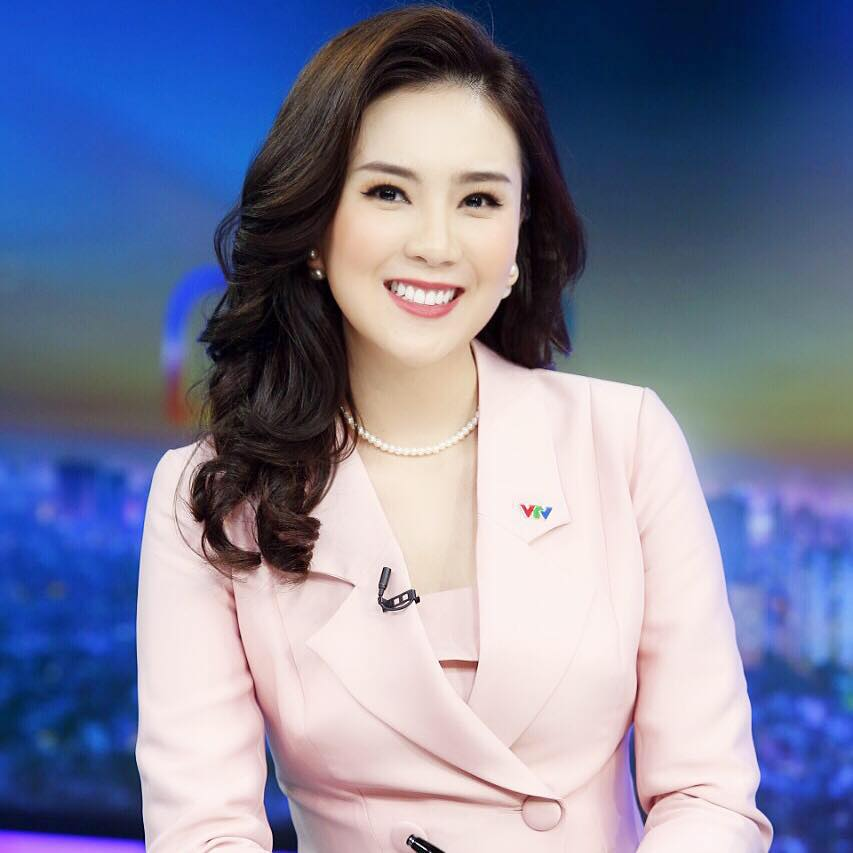
#> input picture Basic/Module_1_CV_Basic/mai-ngoc.jpg, 853 x 853 px
$ python 1.2_getting_and_setting.py --image mai-ngoc.jpg
#> lines starting #> are read from the running program, lines starting #| are printed output that depends on the picture; after the words box and inside, x2 and y2 are one past the last pixel; in counts of white or black regions, pixels touching at a corner belong together
# USAGE
# python getting_and_setting.py --image mai-ngoc.jpg

# import the necessary packages
import argparse
import cv2

# construct the argument parser and parse the arguments
ap = argparse.ArgumentParser()
ap.add_argument("-i", "--image", required=True, help="Path to the image")
args = vars(ap.parse_args())

# load the image, grab its dimensions, and show it
image = cv2.imread(args["image"])
#> image is the input picture: shape (853, 853, 3); mean B, G, R 156.1, 129.3, 124.9
(h, w) = image.shape[:2]
#> h = 853; w = 853
cv2.imshow("Original", image)

# images are just NumPy arrays. The top-left pixel can be found at (0, 0)
(b, g, r) = image[0, 0]
#> b = 204; g = 75; r = 18
print("Pixel at (0, 0) - Red: {r}, Green: {g}, Blue: {b}".format(r=r, g=g, b=b))
#| Pixel at (0, 0) - Red: 18, Green: 75, Blue: 204

# now, let's change the value of the pixel at (0, 0) and make it red
image[0, 0] = (0, 0, 255)
#> image: shape (853, 853, 3); under 0.01% of pixels changed, all inside (x1, y1, x2, y2) = (0, 0, 1, 1)
(b, g, r) = image[0, 0]
#> b = 0; g = 0; r = 255
print("Pixel at (0, 0) - Red: {r}, Green: {g}, Blue: {b}".format(r=r, g=g, b=b))
#| Pixel at (0, 0) - Red: 255, Green: 0, Blue: 0

# compute the center of the image, which is simply the width and height
# divided by two
(cX, cY) = (w // 2, h // 2)
#> cX = 426; cY = 426

# since we are using NumPy arrays, we can apply slicing and grab large chunks
# of the image -- let's grab the top-left corner
tl = image[0:cY, 0:cX]
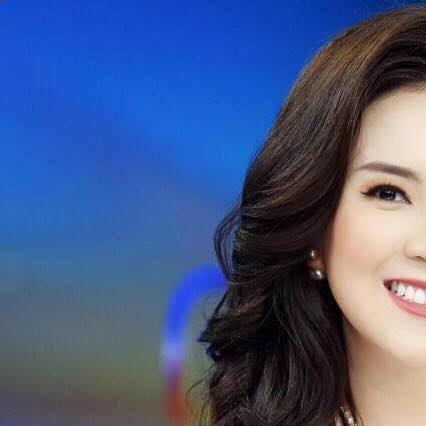
#> tl: shape (426, 426, 3); mean B, G, R 132, 89.4, 70.7
cv2.imshow("Top-Left Corner", tl)

# in a similar fashion, let's grab the top-right, bottom-right, and bottom-left
# corners and dispaly them
tr = image[0:cY, cX:w]
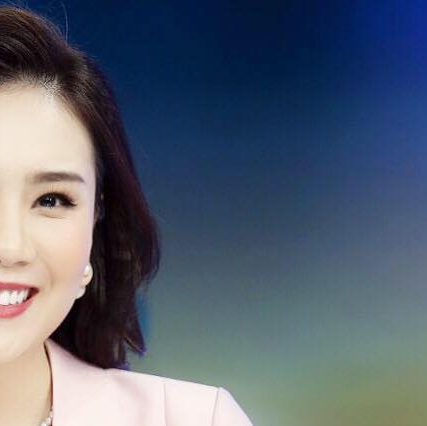
#> tr: shape (426, 427, 3); mean B, G, R 111.1, 96, 85.6
br = image[cY:h, cX:w]
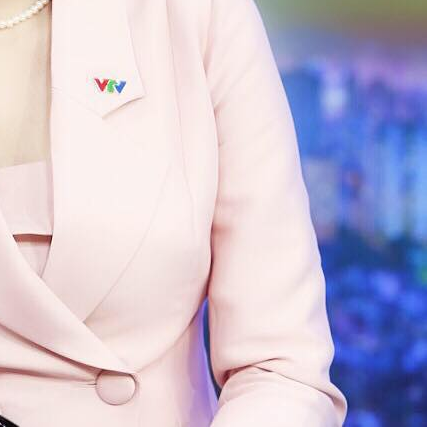
#> br: shape (427, 427, 3); mean B, G, R 210.1, 189.7, 197.5
bl = image[cY:h, 0:cX]
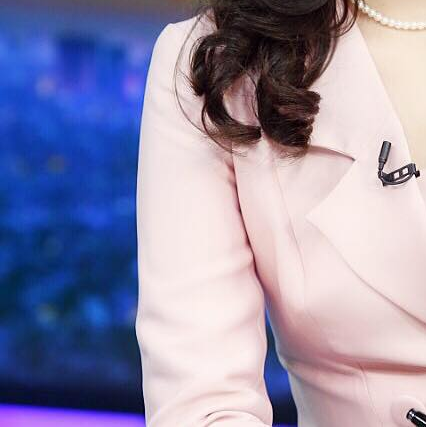
#> bl: shape (427, 426, 3); mean B, G, R 171, 141.9, 145.5
cv2.imshow("Top-Right Corner", tr)
cv2.imshow("Bottom-Right Corner", br)
cv2.imshow("Bottom-Left Corner", bl)

# now let's make the top-left corner of the original image green
image[0:cY, 0:cX] = (0, 255, 0)
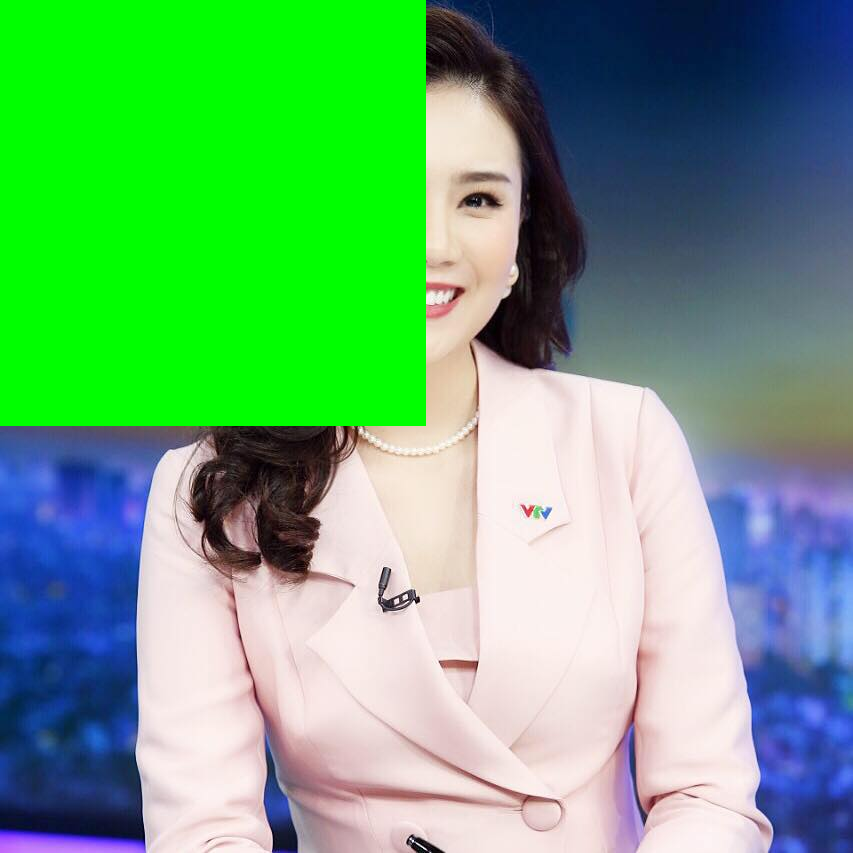
#> image: shape (853, 853, 3); mean B, G, R 123.2, 170.6, 107.3

# Show our updated image
cv2.imshow("Updated", image)
cv2.waitKey(0)
